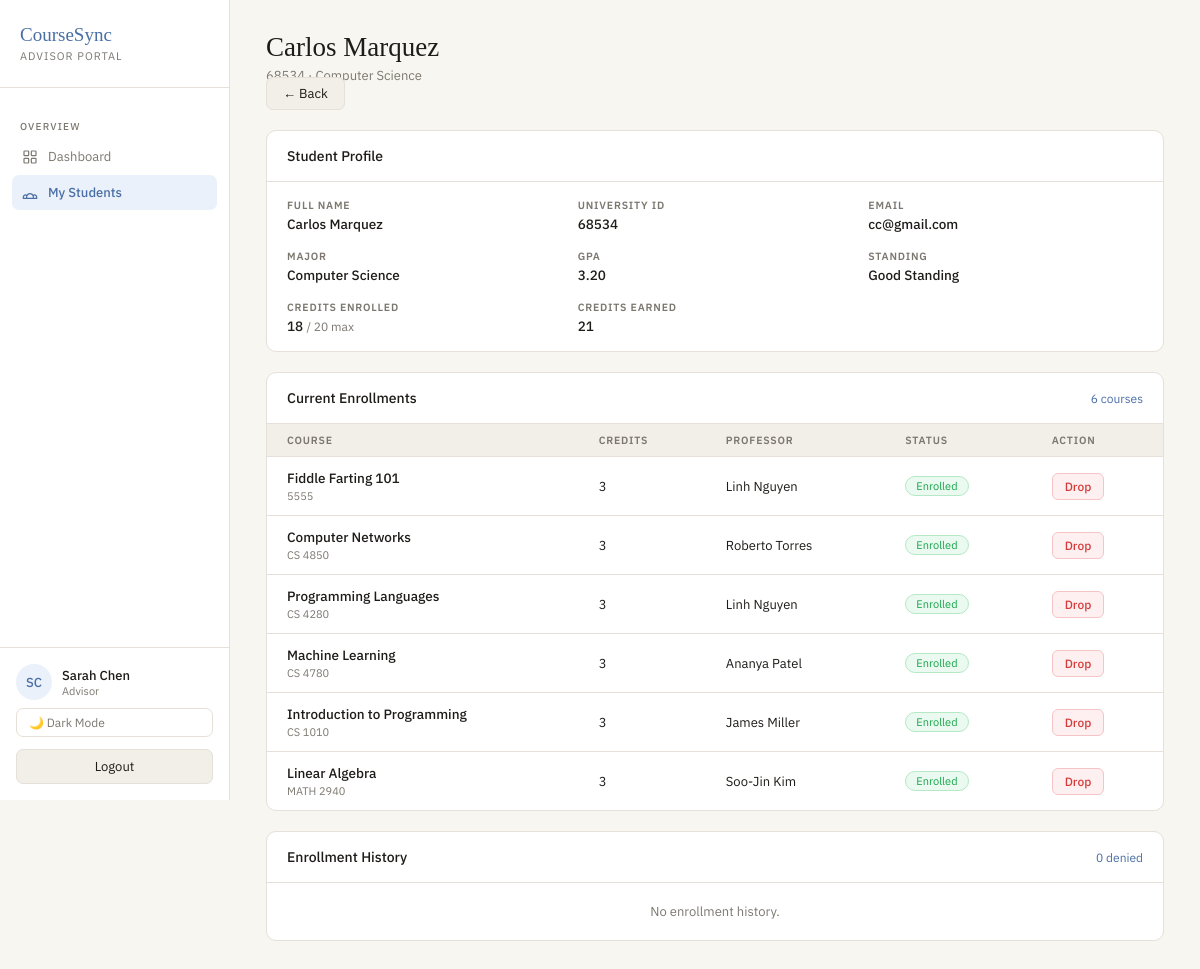
/advisor/students/14/ (signed in), run on an earlier commit of the app's database.
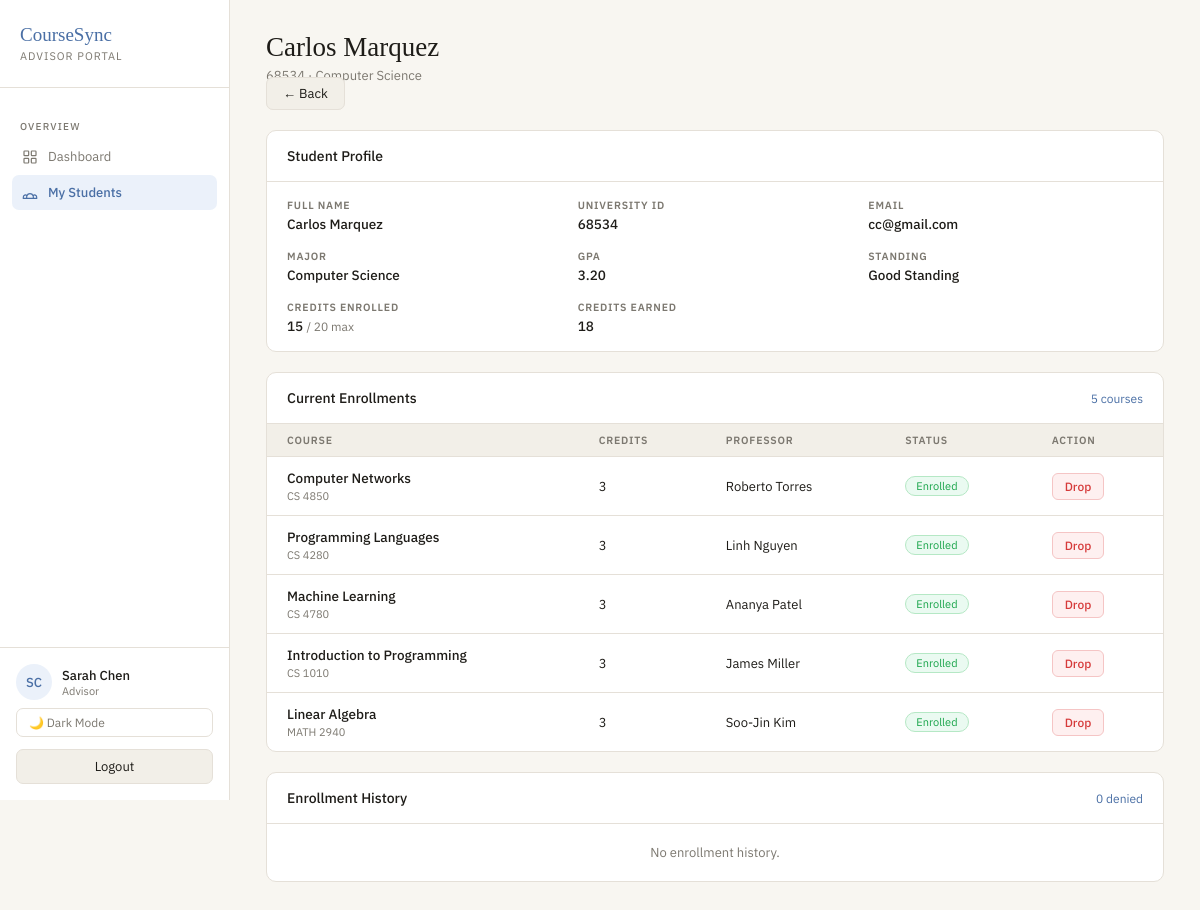
And on a later commit of the database.
### academics/models.py (models this page shows, shortened)
class Enrollment(models.Model):
    class Status(models.TextChoices):
        PENDING = "pending", "Pending"
        APPROVED = "approved", "Approved"
        DENIED = "denied", "Denied"
        DROP_PENDING = "drop_pending", "Drop Pending"
    student = models.ForeignKey(
        User,
        on_delete=models.CASCADE,
        related_name="enrollments",
        limit_choices_to={"role": "student"},
    )
    course = models.ForeignKey(Course, on_delete=models.CASCADE, related_name="enrollments")
    status = models.CharField(max_length=20, choices=Status.choices, default=Status.PENDING)
    proposed_at = models.DateTimeField(auto_now_add=True)
    reviewed_by = models.ForeignKey(
        User,
        on_delete=models.SET_NULL,
        null=True,
        blank=True,
        related_name="reviewed_enrollments",
    )
    class Meta:
        unique_together = ("student", "course")

class Course(models.Model):
    code = models.CharField(max_length=20, unique=True)
    title = models.CharField(max_length=200)
    description = models.TextField(blank=True)
    credits = models.PositiveIntegerField(default=3)
    capacity = models.PositiveIntegerField(default=30)
    professor = models.ForeignKey(
        User,
        on_delete=models.SET_NULL,
        null=True,
        blank=True,
        related_name="courses_taught",
        limit_choices_to={"role": "professor"},
    )

### accounts/models.py (models this page shows, shortened)
class User(AbstractUser):
    class Roles(models.TextChoices):
        STUDENT = "student", "Student"
        TA = "ta", "Teaching Assistant"
        PROFESSOR = "professor", "Professor"
        ADVISOR = "advisor", "Advisor"
        REGISTRAR = "registrar", "Registrar"
        SYSADMIN = "sysadmin", "System Admin"
    role = models.CharField(max_length=20, choices=Roles.choices)
    university_id = models.CharField(max_length=20, unique=True, null=True, blank=True)

### academics/views.py (the view)
# urls.py: path("advisor/students/<int:student_id>/", student_detail, name="student_detail"),
@login_required
@role_required("advisor")
def student_detail(request, student_id):
    from accounts.models import User
    student = get_object_or_404(User, id=student_id, role="student")
    if not StudentProfile.objects.filter(user=student, advisor=request.user).exists():
        raise PermissionDenied
    approved = Enrollment.objects.filter(student=student, status="approved").select_related("course__professor")
    denied = Enrollment.objects.filter(student=student, status="denied").select_related("course__professor", "reviewed_by")
    profile = getattr(student, "student_profile", None)
    credits_enrolled, credits_earned = _credit_counts(student)
    return render(request, "student_detail.html", {
        "student": student,
        "profile": profile,
        "approved_enrollments": approved,
        "denied_enrollments": denied,
        "credits_enrolled": credits_enrolled,
        "credits_earned": credits_earned,
    })

### academics/views.py (called while the page is built)
def _credit_counts(student):
    approved = Enrollment.objects.filter(student=student, status="approved").select_related("course")
    credits_enrolled = sum(e.course.credits for e in approved)
    graded_ids = set(Grade.objects.filter(enrollment__in=approved, published=True).values_list("enrollment_id", flat=True))
    credits_earned = (
        sum(e.course.credits for e in approved if e.id in graded_ids)
        + sum(t.credits for t in TranscriptEntry.objects.filter(student=student))
    )
    return credits_enrolled, credits_earned

### templates/student_detail.html (shortened to what the changed rows need)
{% load static %}
<!DOCTYPE html>
<html lang="en" data-theme="{{ request.session.theme|default:'light' }}">
<head>
  <link rel="stylesheet" href="{% static 'css/advisor.css' %}">
</head>
<body>
<div class="shell">
  <main class="main">
    <div class="card" style="margin-bottom:20px">
      <div class="profile-grid">
        <div class="profile-field">
          <span class="profile-label">Credits Enrolled</span>
          <span class="profile-value">{{ credits_enrolled }} <span style="font-size:12px;font-weight:400;color:var(--muted)">/ 20 max</span></span>
        </div>
        <div class="profile-field">
          <span class="profile-label">Credits Earned</span>
          <span class="profile-value">{{ credits_earned }}</span>
        </div>
      </div>
    </div>
    <div class="card" style="margin-bottom:20px">
      <div class="card-header">
        <span class="card-title">Current Enrollments</span>
        <span class="card-action">{{ approved_enrollments|length }} course{{ approved_enrollments|length|pluralize }}</span>
      </div>
      {% if approved_enrollments %}
      <table class="enroll-table">
        <thead>
          <tr>
            <th>Course</th>
            <th>Credits</th>
            <th>Professor</th>
            <th>Status</th>
            <th>Action</th>
          </tr>
        </thead>
        <tbody>
          {% for enrollment in approved_enrollments %}
          <tr>
            <td>
              <div class="course-name">{{ enrollment.course.title }}</div>
              <div class="course-meta">{{ enrollment.course.code }}</div>
            </td>
            <td>{{ enrollment.course.credits }}</td>
            <td>{{ enrollment.course.professor.get_full_name|default:"TBA" }}</td>
            <td><span class="pill-approved">Enrolled</span></td>
            <td>
              <form method="post" action="{% url 'drop_enrollment' enrollment.id %}">
                <button type="submit" class="btn-drop"
                  onclick="return confirm('Drop {{ enrollment.course.code }} for {{ student.get_full_name }}?')">
                  Drop
                </button>
              </form>
            </td>
          </tr>
          {% endfor %}
        </tbody>
      </table>
      {% else %}
      <div class="empty">No current enrollments.</div>
      {% endif %}
    </div>
  </main>
</div>
</body>
</html>

What changed in the data, as far as the page shows it:
removed Enrollment: course "Fiddle Farting 101", course.code "5555", course.credits "3", course.professor.get_full_name "Linh Nguyen"
Also different on the page:
{{ credits_enrolled }}: "18" → "15"
{{ credits_earned }}: "21" → "18"
{{ approved_enrollments|length }}: "6" → "5"
